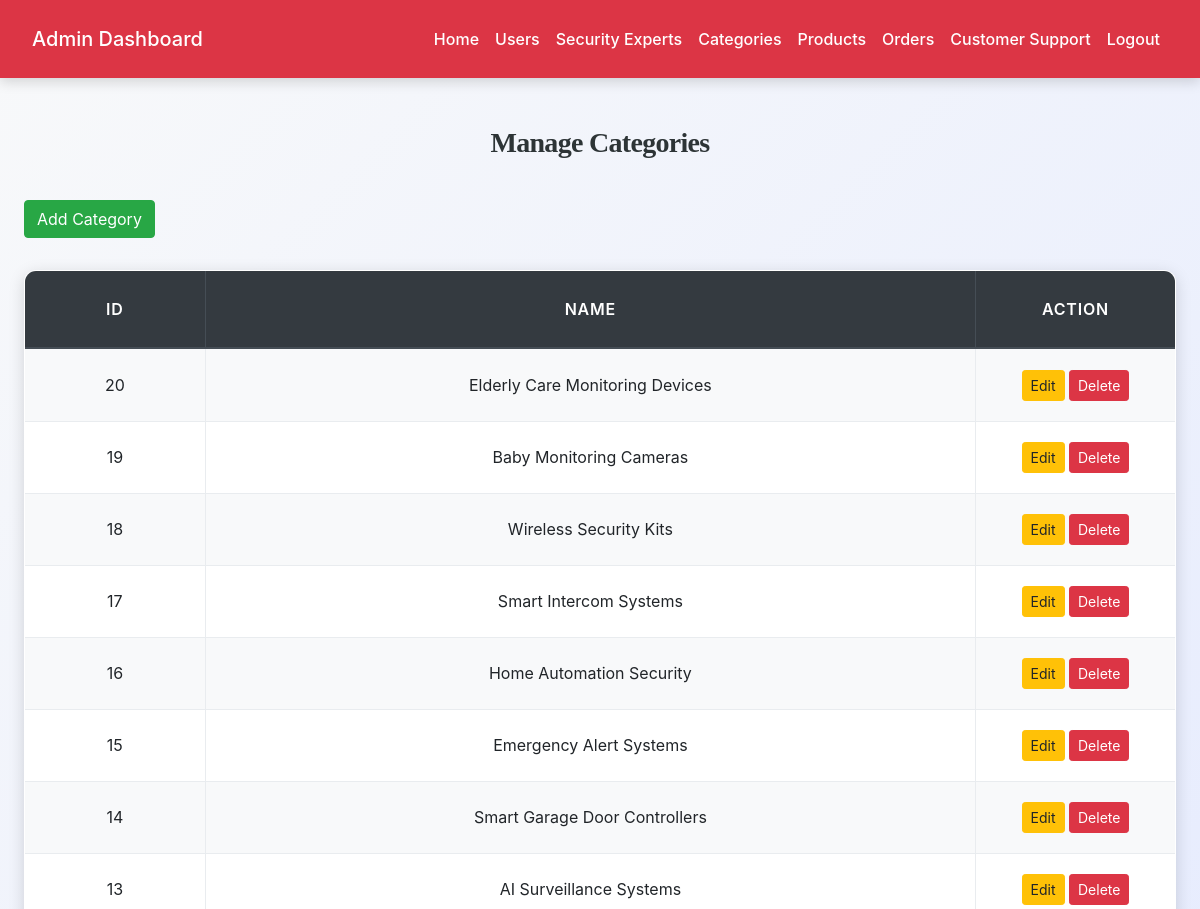
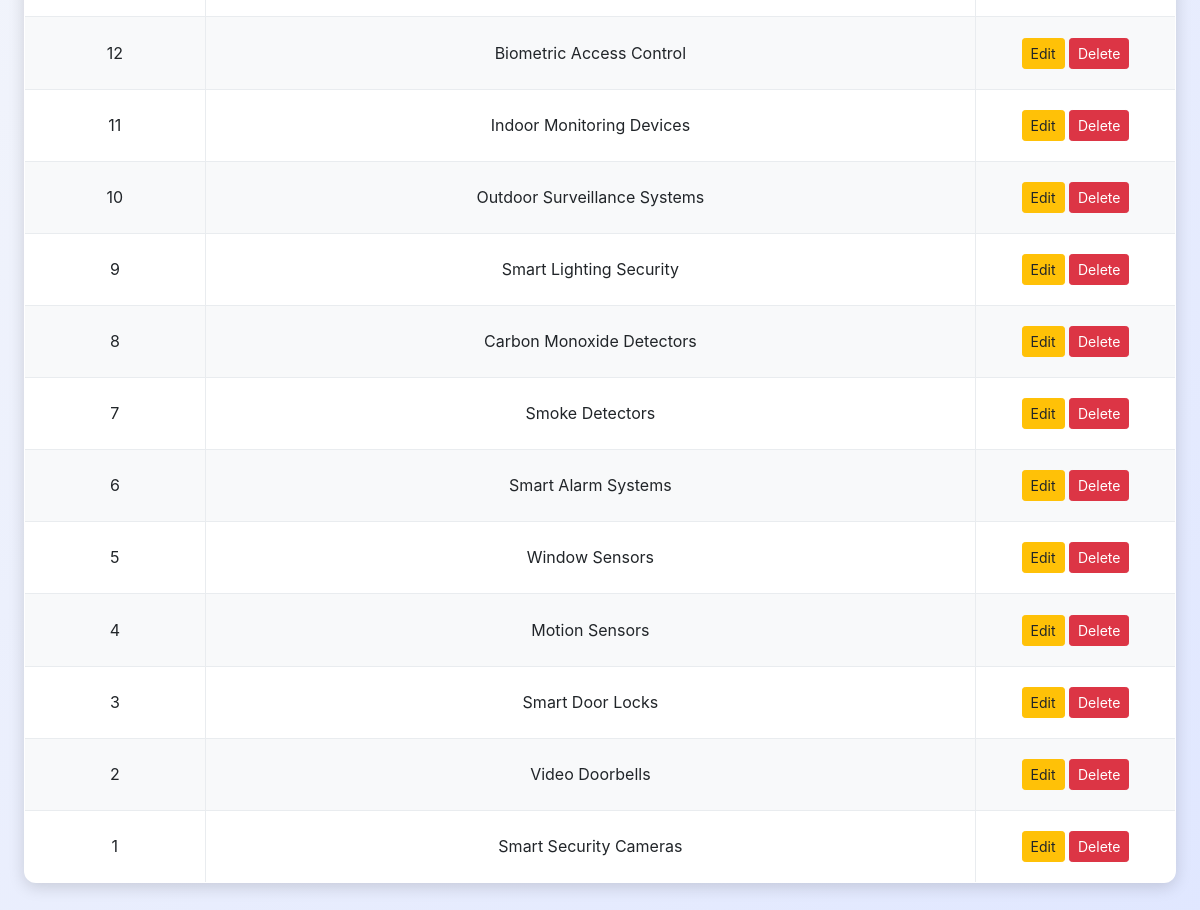
Page /admin/manage_categories.php (signed in) on the committed database (2 pictures, top to bottom).
### tables this page shows
CREATE TABLE `categories` (
  `id` int(11) NOT NULL,
  `name` varchar(100) DEFAULT NULL
);

### admin/manage_categories.php (the view, shortened to what this page needs)
<?php
include('config.php');
$result = mysqli_query($conn, "SELECT * FROM categories ORDER BY id DESC");
?>
<!DOCTYPE html>
<html>
<head>
    <link rel="stylesheet" href="https://cdn.jsdelivr.net/npm/bootstrap@4.6.2/dist/css/bootstrap.min.css">
    <link rel="stylesheet" href="../css/style.css">
</head>
<body>
    <?php include('admin_navbar.php'); ?>
    <div class="container mt-5">
        <div>
            <h3>Manage Categories</h3>
            <button class="btn btn-success" data-toggle="modal" data-target="#categoryModal" onclick="addCategory()">
                Add Category
            </button>
        </div>
        <table class="table table-bordered table-striped text-center">
            <thead class="thead-dark">
                <tr>
                    <th>ID</th>
                    <th>Name</th>
                    <th width="200">Action</th>
                </tr>
            </thead>
            <tbody>
                <?php while ($row = mysqli_fetch_assoc($result)) { ?>
                    <tr>
                        <td><?= $row['id'] ?></td>
                        <td><?= htmlspecialchars($row['name']) ?></td>
                        <td>
                            <button class="btn btn-warning btn-sm"
                                onclick="editCategory('<?= $row['id'] ?>','<?= htmlspecialchars($row['name']) ?>')"
                                data-toggle="modal" data-target="#categoryModal">
                                Edit
                            </button>
                            <button class="btn btn-danger btn-sm" onclick="deleteCategory('<?= $row['id'] ?>')"
                                data-toggle="modal" data-target="#deleteModal">
                                Delete
                            </button>
                        </td>
                    </tr>
                <?php } ?>
            </tbody>
        </table>
    </div>
</body>
</html>

### css/style.css (style rules this page uses)
:root { --primary: #007bff; --secondary: #6c757d; --success: #28a745; --info: #17a2b8; --warning: #ffc107; --danger: #dc3545; --light: #f8f9fa; --dark: #2d3436; --accent: #ff6f61; --highlight: #6f42c1; --shadow: rgba(0, 0, 0, 0.15); --transition: all 0.3s ease-in-out; }
body { font-family: 'Inter', 'Segoe UI', Tahoma, Geneva, Verdana, sans-serif; background: linear-gradient(135deg, var(--light) 0%, #e0e7ff 100%); color: var(--dark); line-height: 1.8; margin: 0; padding: 0; min-height: 100vh; font-size: 16px; }
h1, h2, h3, h4 { text-align: center; margin: 2.5rem 0; font-family: 'Georgia', 'Times New Roman', serif; color: var(--dark); font-weight: 700; letter-spacing: -0.025em; }
h3 { font-size: 1.75rem; }
.container { max-width: 1200px; margin: 0 auto 3rem; padding: 0 1.5rem; }
.table { width: 100%; border-collapse: collapse; margin: 2rem 0; font-size: 1rem; background-color: #ffffff; border-radius: 12px; overflow: hidden; box-shadow: 0 4px 16px var(--shadow); transition: var(--transition); }
.table th, .table td { padding: 1.25rem; border: 1px solid #e9ecef; text-align: center; vertical-align: middle; }
.table thead th { background-color: rgb(0, 0, 0); color: white; font-weight: 600; text-transform: uppercase; letter-spacing: 0.05em; padding: 1.5rem; }
.table tbody tr { transition: var(--transition); }
.table tbody tr:nth-child(odd) { background-color: var(--light); }

### rows in the picture
categories: id "20", name "Elderly Care Monitoring Devices"
categories: id "19", name "Baby Monitoring Cameras"
categories: id "18", name "Wireless Security Kits"
categories: id "17", name "Smart Intercom Systems"
categories: id "16", name "Home Automation Security"
categories: id "15", name "Emergency Alert Systems"
categories: id "14", name "Smart Garage Door Controllers"
categories: id "13", name "AI Surveillance Systems"
categories: id "12", name "Biometric Access Control"
categories: id "11", name "Indoor Monitoring Devices"
categories: id "10", name "Outdoor Surveillance Systems"
categories: id "9", name "Smart Lighting Security"
categories: id "8", name "Carbon Monoxide Detectors"
categories: id "7", name "Smoke Detectors"
categories: id "6", name "Smart Alarm Systems"
categories: id "5", name "Window Sensors"
categories: id "4", name "Motion Sensors"
categories: id "3", name "Smart Door Locks"
categories: id "2", name "Video Doorbells"
categories: id "1", name "Smart Security Cameras"
